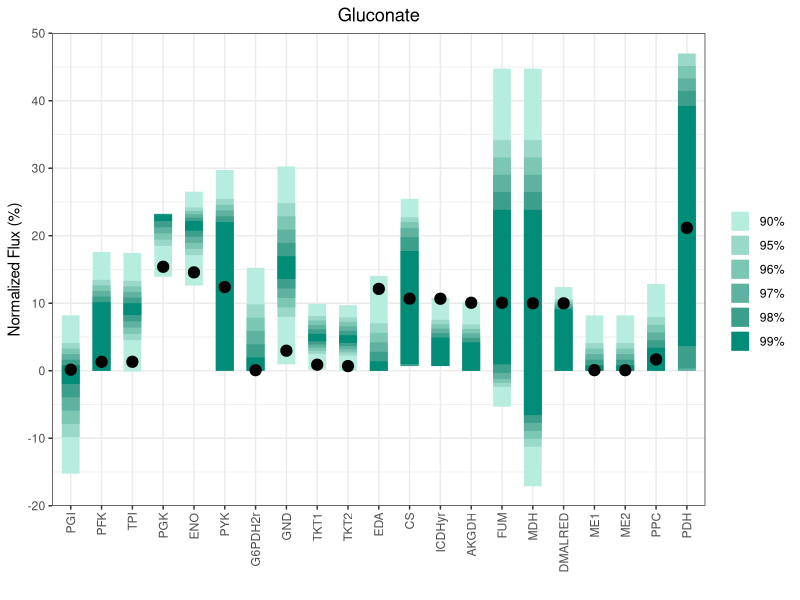
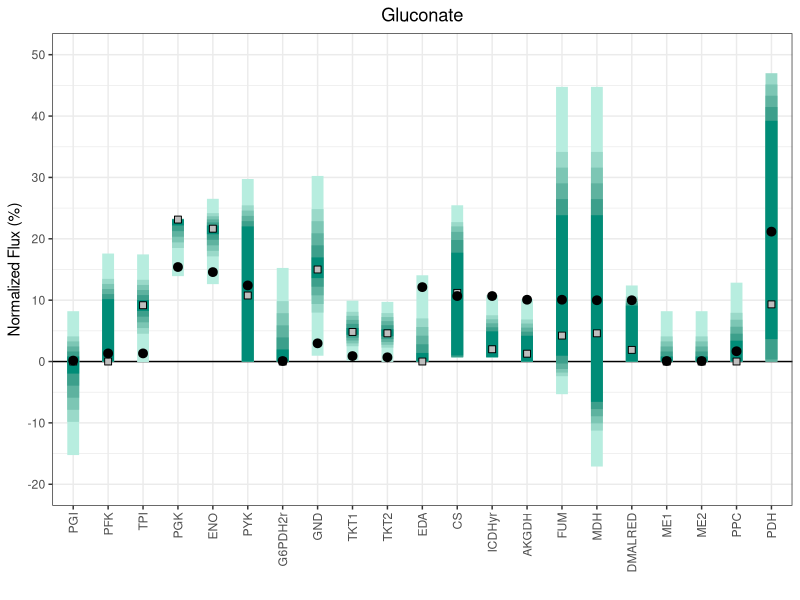

Generate these figures, in order, with R:
#set Working directory
#use session>set working directory

library(reshape2)
library(dplyr)
library (ggplot2)
library(ggthemes)
library (RColorBrewer)
library(forcats)


#read data
#data <- read.csv('Summary table.csv')

#make a dataframe per condition
X95 <- read.csv('glcn_flux_pred_0.95.csv')
X96 <- read.csv('glcn_flux_pred_0.96.csv')
X97 <- read.csv('glcn_flux_pred_0.97.csv')
X98 <- read.csv('glcn_flux_pred_0.98.csv')
X99 <- read.csv('glcn_flux_pred_0.99.csv')
X90 <- read.csv('glcn_flux_pred_0.9.csv')


#plot with model IDS
ggplot(data = X99, aes(x=model_id, ymin = silico_LB, ymax = silico_UB))+
  geom_linerange(data = X90,size = 6, aes(color = '90%'))+
  geom_linerange(data = X95,size = 6, aes(color = '95%'))+
  geom_linerange(data = X96,size = 6, aes(color = '96%'))+
  geom_linerange(data = X97,size = 6, aes(color = '97%'))+
  geom_linerange(data = X98,size = 6, aes(color = '98%'))+
  geom_linerange(data = X99,size = 6, aes(color = '99%'))+
  geom_pointrange(data=X99, aes(x= model_id, y = abs(Flux_x), ymin=abs(LB),ymax=abs(UB)), color = 'black', size = 0.7)+
  theme_bw()+
  ylab("Normalized Flux (%)")+
  ggtitle('Gluconate')+
  theme(plot.title = element_text(hjust = 0.5))+
  scale_y_continuous(expand = c(0, 0),limits = c(-20,50), breaks= seq(-20,50,by=10))+
  scale_colour_manual("", 
                      breaks = c("90%", "95%", "96%", "97%","98%", "99%", "Measured"),
                      values = c("#b7eddf","#9ad9c9", "#7cc6b4", "#5eb29f","#3c9f8b","#008c77",'black'),
                      labs('FVA threshold'))+
  theme(axis.text.x = element_text(angle = 90,hjust = 1, vjust=0.5))+
  aes(x = fct_inorder(model_id))+
  xlab("")

#now I want to add the pFBA data to this plot aswell

#import pFBA
pfba <- read.csv('glcn_flux_pred_pfba.csv')
#remove unneeded columns
pfba = subset(pfba, select = c(model_id, pfba) )

#merge the pfba dataframe with the X99 to be able to plot it later?
X99 <- merge(x = X99, y = pfba, by = c("model_id"),all = TRUE)

#now try to plot with fixed fluxes now
ggplot(data = X99, aes(x=model_id, ymin = silico_LB, ymax = silico_UB))+
  geom_hline(yintercept=0)+
  geom_linerange(data = X90,size = 4, aes(color = '90%'))+
  geom_linerange(data = X95,size = 4, aes(color = '95%'))+
  geom_linerange(data = X96,size = 4, aes(color = '96%'))+
  geom_linerange(data = X97,size = 4, aes(color = '97%'))+
  geom_linerange(data = X98,size = 4, aes(color = '98%'))+
  geom_linerange(data = X99,size = 4, aes(color = '99%'))+
  geom_point(data=X99, aes(x=model_id,y=abs(pfba), color = 'pFBA'), size = 2.0, color = 'grey', shape = 15)+
  geom_point(data=X99, aes(x=model_id,y=abs(pfba)), size = 2.0, color = 'black', shape = 0)+
  geom_pointrange(data=X99, aes(x= model_id, y = abs(Flux_x), ymin=abs(LB),ymax=abs(UB), color = "Measured"), color = 'black', size = 1.0, fatten = 2)+
  theme_bw()+
  ylab("Normalized Flux (%)")+
  ggtitle('Gluconate')+
  theme(plot.title = element_text(hjust = 0.5))+
  scale_y_continuous(limits = c(-20,50), breaks= seq(-20,50,by=10))+
  scale_colour_manual("", 
                      breaks = c("90%", "95%", "96%", "97%","98%", "99%", "pFBA", "Measured"),
                      values = c("#b7eddf","#9ad9c9", "#7cc6b4", "#5eb29f","#3c9f8b","#008c77",'grey', 'black'),
                      labels = c("90% FVA", "95% FVA", "96% FVA", "97% FVA", "98% FVA", "99% FVA", "pFBA", "Measured")) +
  theme(axis.text.x = element_text(angle = 90,hjust = 1, vjust=0.5))+
  aes(x = fct_inorder(model_id))+
  xlab("")+
  theme(legend.position = "none")

